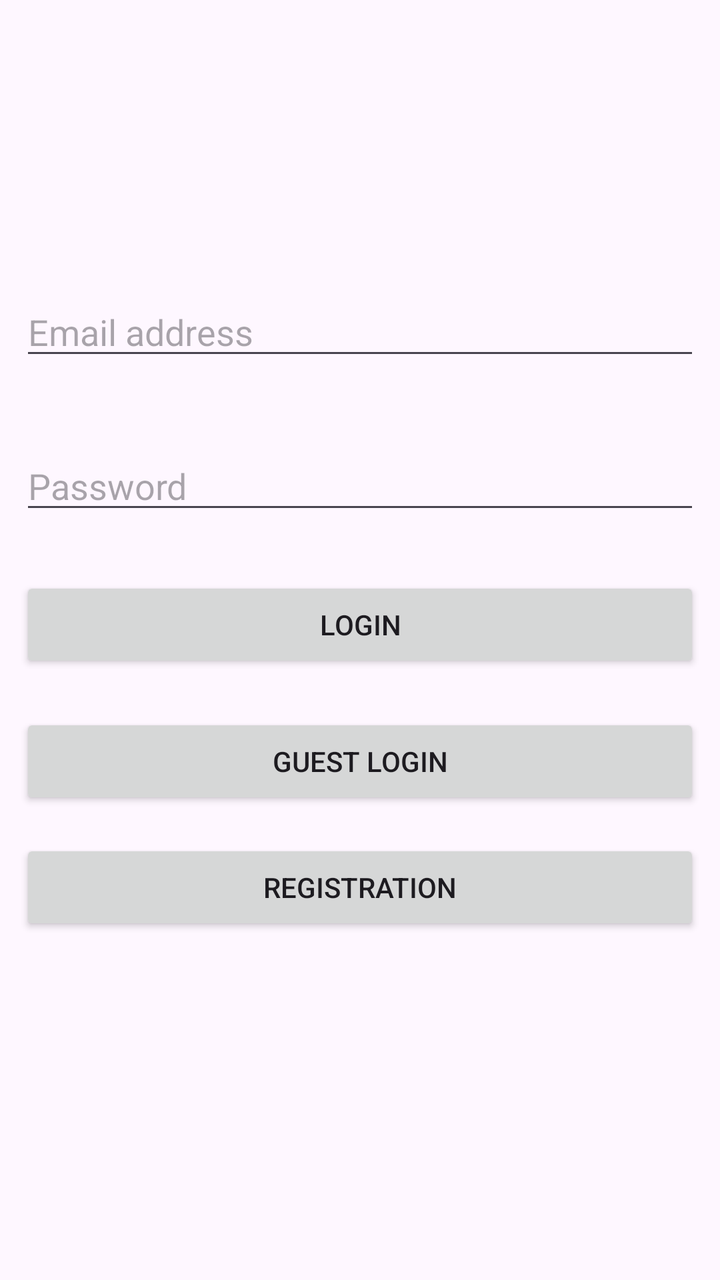
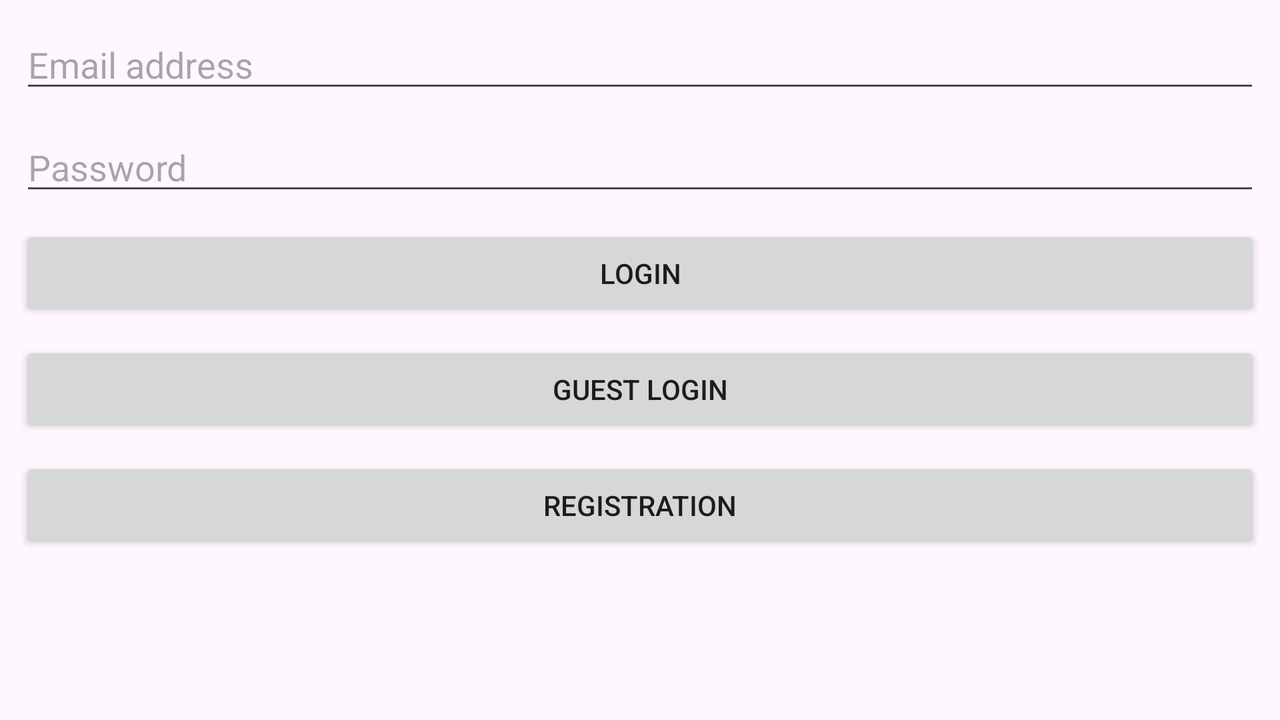

The same Android screen from two of the app's own layout files: first res/layout/ as a phone draws it, then the author's variant for another configuration, drawn on a device whose configuration selects that folder. Both files follow.
<!-- AndroidManifest.xml: application theme Theme.WeddingDecorationsShop -->
<!-- res/layout/activity_main.xml -->
<?xml version="1.0" encoding="utf-8"?>
<androidx.constraintlayout.widget.ConstraintLayout
    xmlns:android="http://schemas.android.com/apk/res/android"
    xmlns:app="http://schemas.android.com/apk/res-auto"
    xmlns:tools="http://schemas.android.com/tools"
    android:id="@+id/main"
    android:layout_width="match_parent"
    android:layout_height="match_parent"
    tools:context=".MainActivity">

    <EditText
        android:id="@+id/emailEditText"
        android:layout_width="match_parent"
        android:layout_height="wrap_content"
        android:layout_marginStart="@dimen/default_margin"
        android:layout_marginEnd="@dimen/default_margin"
        android:ems="10"
        android:hint="@string/email_address"
        android:inputType="textEmailAddress"
        app:layout_constraintBottom_toBottomOf="parent"
        app:layout_constraintTop_toTopOf="parent"
        app:layout_constraintVertical_bias="0.24"
        tools:layout_editor_absoluteX="16dp" />

    <EditText
        android:id="@+id/passwordEditText"
        android:layout_width="match_parent"
        android:layout_height="wrap_content"
        android:layout_marginStart="@dimen/default_margin"
        android:layout_marginEnd="@dimen/default_margin"
        android:ems="10"
        android:hint="@string/password"
        android:inputType="textPassword"
        app:layout_constraintBottom_toBottomOf="parent"
        app:layout_constraintTop_toBottomOf="@+id/emailEditText"
        app:layout_constraintVertical_bias="0.086"
        tools:layout_editor_absoluteX="0dp" />

    <Button
        android:id="@+id/loginButton"
        android:layout_width="0dp"
        android:layout_height="wrap_content"
        android:layout_marginStart="@dimen/default_margin"
        android:layout_marginEnd="@dimen/default_margin"
        android:onClick="login"
        android:text="@string/login"
        app:layout_constraintBottom_toBottomOf="parent"
        app:layout_constraintEnd_toEndOf="parent"
        app:layout_constraintHorizontal_bias="0.0"
        app:layout_constraintStart_toStartOf="parent"
        app:layout_constraintTop_toBottomOf="@+id/passwordEditText"
        app:layout_constraintVertical_bias="0.08" />

    <Button
        android:id="@+id/guestLoginButton"
        android:layout_width="0dp"
        android:layout_height="wrap_content"
        android:layout_marginStart="@dimen/default_margin"
        android:layout_marginEnd="@dimen/default_margin"
        android:onClick="guestLogin"
        android:text="@string/guest_login"
        app:layout_constraintBottom_toBottomOf="parent"
        app:layout_constraintEnd_toEndOf="parent"
        app:layout_constraintHorizontal_bias="0.0"
        app:layout_constraintStart_toStartOf="parent"
        app:layout_constraintTop_toBottomOf="@+id/loginButton"
        app:layout_constraintVertical_bias="0.08" />

    <Button
        android:id="@+id/registerButton"
        android:layout_width="0dp"
        android:layout_height="wrap_content"
        android:layout_marginStart="@dimen/default_margin"
        android:layout_marginEnd="@dimen/default_margin"
        android:onClick="register"
        android:text="@string/registration"
        app:layout_constraintBottom_toBottomOf="parent"
        app:layout_constraintEnd_toEndOf="parent"
        app:layout_constraintHorizontal_bias="0.0"
        app:layout_constraintStart_toStartOf="parent"
        app:layout_constraintTop_toBottomOf="@+id/guestLoginButton"
        app:layout_constraintVertical_bias="0.08" />

</androidx.constraintlayout.widget.ConstraintLayout>
<!-- resources referenced by this layout -->
<resources>
  <dimen name="default_margin">10dp</dimen>
  <string name="email_address">Email address</string>
  <string name="guest_login">Guest login</string>
  <string name="login">Login</string>
  <string name="password">Password</string>
  <string name="registration">Registration</string>
  <style name="Theme.WeddingDecorationsShop" parent="Base.Theme.WeddingDecorationsShop" />
  <style name="Base.Theme.WeddingDecorationsShop" parent="Theme.Material3.DayNight">
          
          
      </style>
</resources>
<!-- res/layout-land/activity_main.xml (the author's variant of the layout above) -->
<!-- drawn on the phone turned sideways -->
<?xml version="1.0" encoding="utf-8"?>
<ScrollView
    xmlns:android="http://schemas.android.com/apk/res/android"
    xmlns:tools="http://schemas.android.com/tools"
    android:layout_width="fill_parent"
    android:layout_height="fill_parent"
    tools:context=".MainActivity">
    <LinearLayout
        android:id="@+id/main"
        android:layout_width="match_parent"
        android:layout_height="wrap_content"
        android:orientation="vertical">

        <EditText
            android:id="@+id/emailEditText"
            android:layout_width="match_parent"
            android:layout_height="wrap_content"
            android:layout_marginStart="@dimen/default_margin"
            android:layout_marginEnd="@dimen/default_margin"
            android:ems="10"
            android:hint="@string/email_address"
            android:inputType="textEmailAddress"
            android:layout_marginTop="@dimen/default_margin"
            tools:layout_editor_absoluteX="16dp" />

        <EditText
            android:id="@+id/passwordEditText"
            android:layout_width="match_parent"
            android:layout_height="wrap_content"
            android:layout_marginStart="@dimen/default_margin"
            android:layout_marginEnd="@dimen/default_margin"
            android:ems="10"
            android:hint="@string/password"
            android:inputType="textPassword"
            android:layout_marginTop="@dimen/default_margin"
            tools:layout_editor_absoluteX="0dp" />

        <Button
            android:id="@+id/loginButton"
            android:layout_width="match_parent"
            android:layout_height="wrap_content"
            android:layout_marginStart="@dimen/default_margin"
            android:layout_marginEnd="@dimen/default_margin"
            android:onClick="login"
            android:text="@string/login"
            android:layout_marginTop="@dimen/default_margin" />

        <Button
            android:id="@+id/guestLoginButton"
            android:layout_width="match_parent"
            android:layout_height="wrap_content"
            android:layout_marginStart="@dimen/default_margin"
            android:layout_marginEnd="@dimen/default_margin"
            android:onClick="guestLogin"
            android:text="@string/guest_login"
            android:layout_marginTop="@dimen/default_margin" />

        <Button
            android:id="@+id/registerButton"
            android:layout_width="match_parent"
            android:layout_height="wrap_content"
            android:layout_marginStart="@dimen/default_margin"
            android:layout_marginEnd="@dimen/default_margin"
            android:onClick="register"
            android:text="@string/registration"
            android:layout_marginTop="@dimen/default_margin" />

    </LinearLayout>
</ScrollView>
